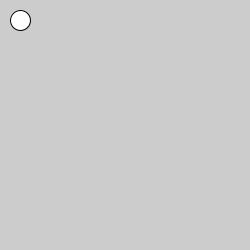
Frame 1 (no input)
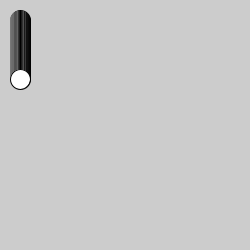
Frame 60 (the mouse pressed at the canvas centre just before this capture)
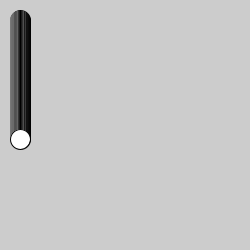
Frame 120 (the mouse held since frame 60 and released just before this capture)

The Processing sketch that drew these frames (run headless with seeded random() and noise(); from frame 60 on, the mouse is pressed at the canvas centre):

// Processing sketch: processing_106846
// ── processing_106846.pde

void setup() {
    size(250,250);
}

int x = 20;
int y = 20;
int dx = 0;
int dy = 1;

void draw() {
    ellipse(x,y,20,20);
    
    y += dy;
    
    if (y > 250) {
        dy = -dy;
    }
    if (y < 0) {
        dy = -dy;
    }
}
